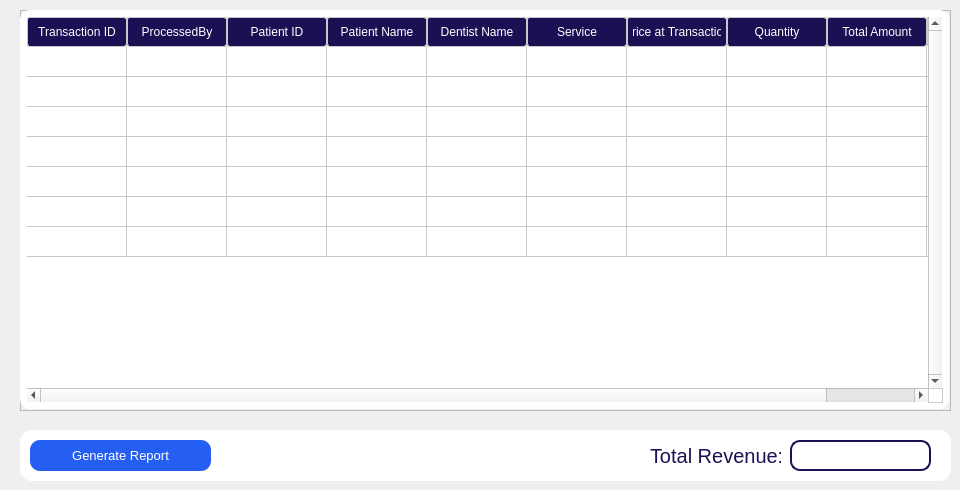
    <widget class="QWidget" name="page_4">
     <widget class="QWidget" name="widget_2" native="true">
      <property name="geometry">
       <rect>
        <x>20</x>
        <y>430</y>
        <width>931</width>
        <height>51</height>
       </rect>
      </property>
      <property name="styleSheet">
       <string notr="true">background-color: rgb(255, 255, 255);
border-radius: 12px;
</string>
      </property>
      <widget class="QLineEdit" name="totalRevenueField">
       <property name="enabled">
        <bool>true</bool>
       </property>
       <property name="geometry">
        <rect>
         <x>770</x>
         <y>10</y>
         <width>141</width>
         <height>31</height>
        </rect>
       </property>
       <property name="font">
        <font>
         <pointsize>10</pointsize>
        </font>
       </property>
       <property name="cursor">
        <cursorShape>ForbiddenCursor</cursorShape>
       </property>
       <property name="styleSheet">
        <string notr="true"> QLineEdit {
        border: 2px solid #1A1054;
        border-radius: 10px;
        padding: 3px;
background-color: rgb(255, 255, 255);
    }</string>
       </property>
       <property name="readOnly">
        <bool>true</bool>
       </property>
      </widget>
      <widget class="QLabel" name="label_4">
       <property name="geometry">
        <rect>
         <x>630</x>
         <y>10</y>
         <width>131</width>
         <height>31</height>
        </rect>
       </property>
       <property name="font">
        <font>
         <pointsize>15</pointsize>
        </font>
       </property>
       <property name="styleSheet">
        <string notr="true">color: rgb(26, 16, 84);</string>
       </property>
       <property name="text">
        <string>Total Revenue:</string>
       </property>
      </widget>
      <widget class="QPushButton" name="generateReportBtn">
       <property name="geometry">
        <rect>
         <x>10</x>
         <y>10</y>
         <width>181</width>
         <height>31</height>
        </rect>
       </property>
       <property name="font">
        <font>
         <pointsize>10</pointsize>
         <italic>false</italic>
         <bold>false</bold>
        </font>
       </property>
       <property name="styleSheet">
        <string notr="true">QPushButton {
    background-color: rgb(37, 95, 241); 
    color: rgb(255, 255, 255);
    border-radius: 10px;
    font: 'Chakra Petch';
}

QPushButton:hover {
    background-color: rgb(58, 115, 255); 
}

QPushButton:pressed {
    background-color: rgb(20, 70, 200);   
}
</string>
       </property>
       <property name="text">
        <string>Generate Report</string>
       </property>
      </widget>
     </widget>
     <widget class="QFrame" name="transactionsTableFrame">
      <property name="geometry">
       <rect>
        <x>20</x>
        <y>10</y>
        <width>931</width>
        <height>401</height>
       </rect>
      </property>
      <property name="frameShape">
       <enum>QFrame::Shape::StyledPanel</enum>
      </property>
      <property name="frameShadow">
       <enum>QFrame::Shadow::Raised</enum>
      </property>
      <widget class="QWidget" name="verticalLayoutWidget_4">
       <property name="geometry">
        <rect>
         <x>40</x>
         <y>-100</y>
         <width>931</width>
         <height>401</height>
        </rect>
       </property>
       <layout class="QVBoxLayout" name="verticalLayout_4"/>
      </widget>
      <widget class="QTableWidget" name="recordsTable">
       <property name="geometry">
        <rect>
         <x>0</x>
         <y>0</y>
         <width>929</width>
         <height>399</height>
        </rect>
       </property>
       <property name="styleSheet">
        <string notr="true">QTableWidget {
    color: rgb(26, 16, 84);
    background-color: rgb(255, 255, 255);
    border: 2px solid rgb(255, 255, 255);
    border-radius: 10px;
    gridline-color: rgb(200, 200, 200);
    padding: 5px;  /* optional: adds spacing inside cells */
}

QHeaderView::section {
    background-color: rgb(26, 16, 84);
    color: white;
    border: 1px solid rgb(200, 200, 200);
    border-radius: 3px;
    padding: 5px;  /* spacing inside headers */
}
</string>
       </property>
       <property name="verticalScrollBarPolicy">
        <enum>Qt::ScrollBarPolicy::ScrollBarAlwaysOn</enum>
       </property>
       <property name="horizontalScrollBarPolicy">
        <enum>Qt::ScrollBarPolicy::ScrollBarAlwaysOn</enum>
       </property>
       <property name="sizeAdjustPolicy">
        <enum>QAbstractScrollArea::SizeAdjustPolicy::AdjustIgnored</enum>
       </property>
       <attribute name="horizontalHeaderShowSortIndicator" stdset="0">
        <bool>false</bool>
       </attribute>
       <attribute name="horizontalHeaderStretchLastSection">
        <bool>false</bool>
       </attribute>
       <attribute name="verticalHeaderVisible">
        <bool>false</bool>
       </attribute>
       <attribute name="verticalHeaderCascadingSectionResizes">
        <bool>false</bool>
       </attribute>
       <attribute name="verticalHeaderShowSortIndicator" stdset="0">
        <bool>false</bool>
       </attribute>
       <attribute name="verticalHeaderStretchLastSection">
        <bool>false</bool>
       </attribute>
       <row>
        <property name="text">
         <string>New Row</string>
        </property>
       </row>
       <row>
        <property name="text">
         <string>New Row</string>
        </property>
       </row>
       <row>
        <property name="text">
         <string>New Row</string>
        </property>
       </row>
       <row>
        <property name="text">
         <string>New Row</string>
        </property>
       </row>
       <row>
        <property name="text">
         <string>New Row</string>
        </property>
       </row>
       <row>
        <property name="text">
         <string>New Row</string>
        </property>
       </row>
       <row>
        <property name="text">
         <string>New Row</string>
        </property>
       </row>
       <column>
        <property name="text">
         <string>Transaction ID</string>
        </property>
       </column>
       <column>
        <property name="text">
         <string>ProcessedBy</string>
        </property>
       </column>
       <column>
        <property name="text">
         <string>Patient ID</string>
        </property>
       </column>
       <column>
        <property name="text">
         <string>Patient Name</string>
        </property>
       </column>
       <column>
        <property name="text">
         <string>Dentist Name</string>
        </property>
       </column>
       <column>
        <property name="text">
         <string>Service</string>
        </property>
       </column>
       <column>
        <property name="text">
         <string>Price at Transaction</string>
        </property>
       </column>
       <column>
        <property name="text">
         <string>Quantity</string>
        </property>
       </column>
       <column>
        <property name="text">
         <string>Total Amount</string>
        </property>
       </column>
       <column>
        <property name="text">
         <string>Transaction Date</string>
        </property>
       </column>
      </widget>
     </widget>
    </widget>
